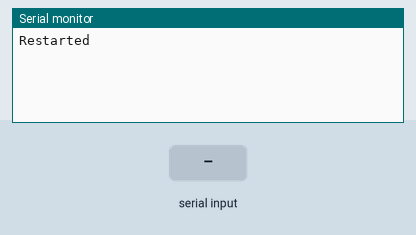
Recording of a sketch running on a simulated ESP32. Parts: the last lines printed to the serial monitor. The inputs (shaded band) are chosen by the test bench.

Above: at 1.2 s.
1.3 s: "1\n" received over the second serial link
At 2.4 s:
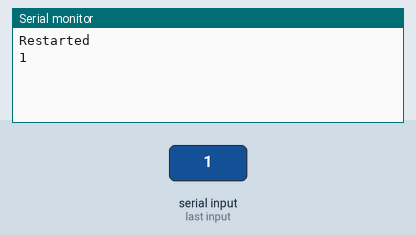
2.8 s: "0\n" received over the second serial link
At 3.6 s:
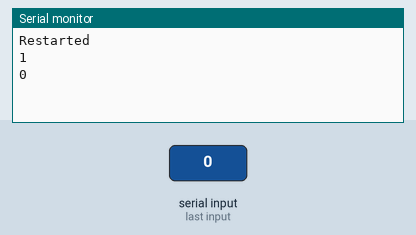

The sketch:

TwoSerials.ino
```cpp
#include <HardwareSerial.h>
HardwareSerial Serial2(2);
String readString;
String readStringB;

void setup() {
  // put your setup code here, to run once:
  Serial.begin(115200);
  // set the data rate for the HardwareSerial port
  Serial2.begin(115200);
  Serial.println("Restarted");
  Serial2.print("?I");
  Serial2.print('\n');


  //Serial.println("HELP");
}

void checkSerial2(){
    if (!Serial2.available()) return;
    char c = Serial2.read();
    if (c == '\n') {
      Serial.println(readString);
      //executeCommand(readString);
      readString = "";
    }
    else readString += c;
}

void checkSerial1(){
    if (!Serial.available()) return;
    char c = Serial.read();
    if (c == '\n') {
      Serial2.print(readStringB);
      Serial2.print('\n');
      //executeCommand(readStringB);
      readStringB = "";
    }
    else readStringB += c;
}

void loop() {
  checkSerial2();
  checkSerial1();
}
```

Measured:
- after the input at 1.3 s, the serial monitor: prints a new line at once (image 1)
- after the input at 2.8 s, the serial monitor: prints a new line at once (image 2)
